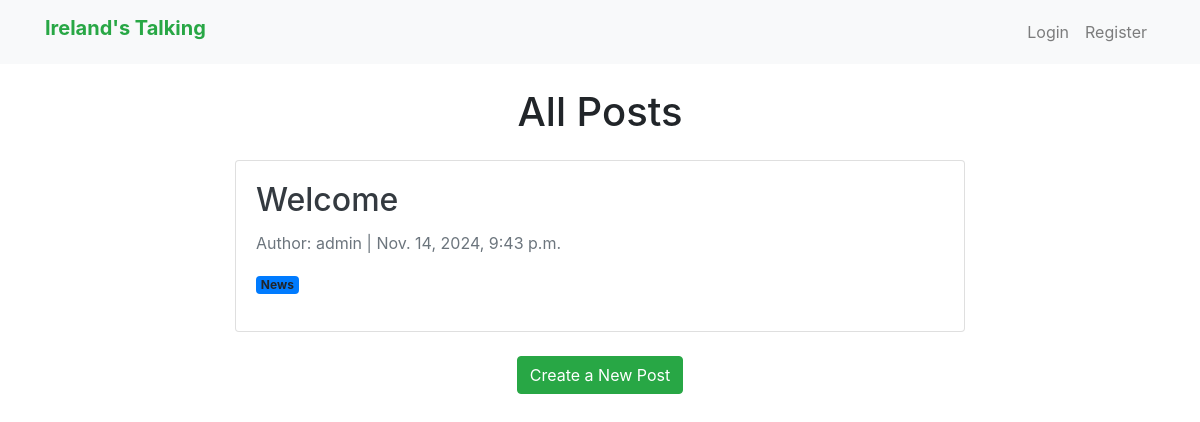
The app's page /, older data.
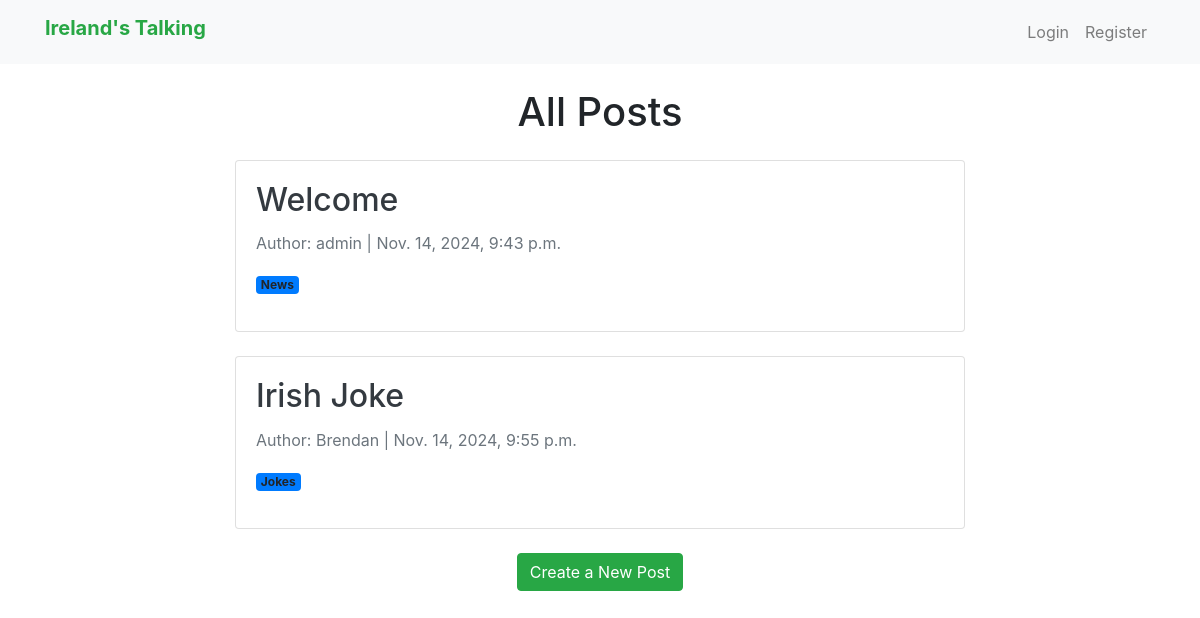
The same page, newer data.
### posts/models.py (models this page shows, shortened)
class Post(models.Model):
    title = models.CharField(max_length=255)  # Post title
    content = models.TextField()  # Post content
    author = models.ForeignKey(User, on_delete=models.CASCADE)  # Link to author (User)
    category = models.ForeignKey(Category, on_delete=models.SET_NULL, null=True, blank=True)  # Optional category
    created_at = models.DateTimeField(auto_now_add=True)  # Auto-populated timestamp for creation
    updated_at = models.DateTimeField(auto_now=True)  # Auto-updated timestamp for modifications
    upvotes = models.ManyToManyField(User, related_name='post_upvotes', blank=True)  # Track users who upvoted

class Category(models.Model):
    name = models.CharField(max_length=255)  # Category name

### posts/views.py (the view)
# urls.py: path('', views.post_list, name='home'),  # List all posts (homepage)
def post_list(request):
    posts = Post.objects.all()
    return render(request, 'posts/post_list.html', {'posts': posts})

### posts/templates/posts/post_list.html
{% extends 'base.html' %}
{% block content %}
<div class="row">
    <div class="col-lg-8 mx-auto">
        <h1 class="mb-4 text-center">All Posts</h1>
        {% for post in posts %}
            <div class="card mb-4">
                <div class="card-body">
                    <h2 class="card-title">
                        <a href="{% url 'post_detail' post.id %}" class="text-decoration-none text-dark">{{ post.title }}</a>
                    </h2>
                    <p class="text-muted">Author: {{ post.author.username }} | {{ post.created_at }}</p>
                    <p>
                        <span class="badge bg-primary">
                            {% if post.category %}
                                {{ post.category.name }}
                            {% else %}
                                No Category
                            {% endif %}
                        </span>
                    </p>
                </div>
            </div>
        {% endfor %}
        <div class="text-center">
            <a href="{% url 'create_post' %}" class="btn btn-success">Create a New Post</a>
        </div>
    </div>
</div>
{% endblock %}

Row changes from the older to the newer data that the page shows:
added Post: title "Irish Joke", author.username "Brendan", created_at "Nov. 14, 2024, 9:55 p.m.", category.name "Jokes"
